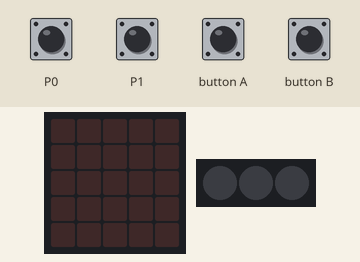
Simulated run of this program. Board: Calliope mini (MakeCode). On the bench: the board's 5×5 LED display, 3 RGB LEDs in strip order, left to right. Inputs (shaded band) come from the test bench.

Above: at 1.2 s.
1.3 s: touch pin P0 pressed for 0.15 s
At 2.9 s:
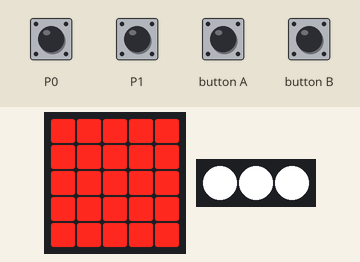
3.2 s: touch pin P1 pressed for 0.15 s
At 4.3 s:
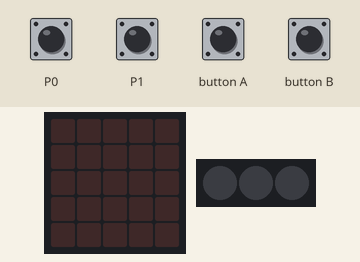
4.8 s: button B pressed for 0.15 s
At 6.1 s:
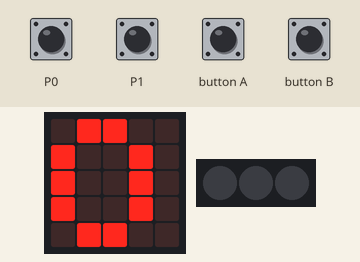
6.4 s: touch pin P0 pressed for 1 s
At 6.6 s:
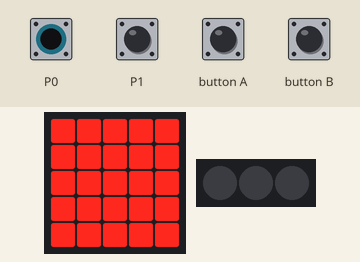
8.9 s: button B pressed for 0.15 s
At 9.3 s:
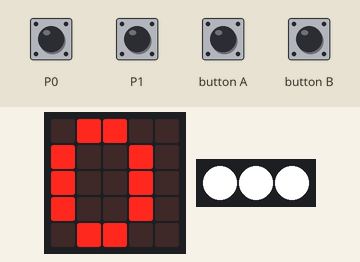
10.5 s: touch pin P1 pressed for 1 s
At 11.0 s:
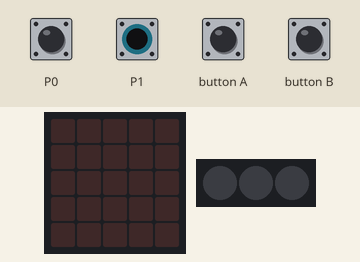
Timing chart, 0 to 13.5 s (numbered marks = the images above; inputs shaded):
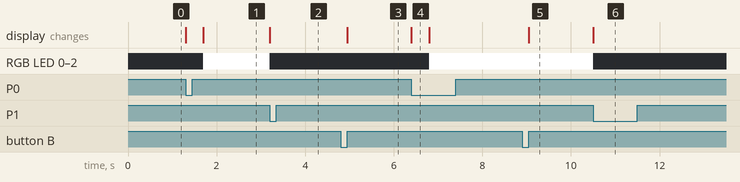

The program:

main.ts
```typescript
let Licht = 0
input.onPinTouchEvent(TouchPin.P1, input.buttonEventDown(), function () {
    basic.clearScreen()
    basic.turnRgbLedOff()
})
input.onButtonEvent(Button.A, input.buttonEventClick(), function () {
    Licht = input.lightLevel()
})
input.onButtonEvent(Button.B, input.buttonEventClick(), function () {
    basic.showNumber(Licht)
})
input.onPinTouchEvent(TouchPin.P0, input.buttonEventDown(), function () {
    basic.showLeds(`
        # # # # #
        # # # # #
        # # # # #
        # # # # #
        # # # # #
        `)
    basic.setLedColors(0xffffff, 0xffffff, 0xffffff)
})
```

test.ts
```typescript
// Hier kann man Tests durchführen; diese Datei wird nicht kompiliert, wenn dieses Paket als Erweiterung verwendet wird.
```

Measured:
- after the input at 1.3 s, RGB LED 0–2: off → RGB(255, 255, 255) after 0.40 s; the display: first changes at once (image 1 shows a later state)
- after the input at 3.2 s, RGB LED 0–2: RGB(255, 255, 255) → off at once; the display: changes at once (image 2)
- after the input at 4.8 s, the display: changes after 0.15 s (image 3)
- after the input at 6.4 s, RGB LED 0–2: off → RGB(255, 255, 255) after 0.40 s; the display: changes at once (image 4)
- after the input at 8.9 s, the display: changes after 0.15 s (image 5)
- after the input at 10.5 s, RGB LED 0–2: RGB(255, 255, 255) → off at once; the display: changes at once (image 6)
- what the display in image 4 shows lasts 0.4 s, from 6.4 s to 6.8 s
